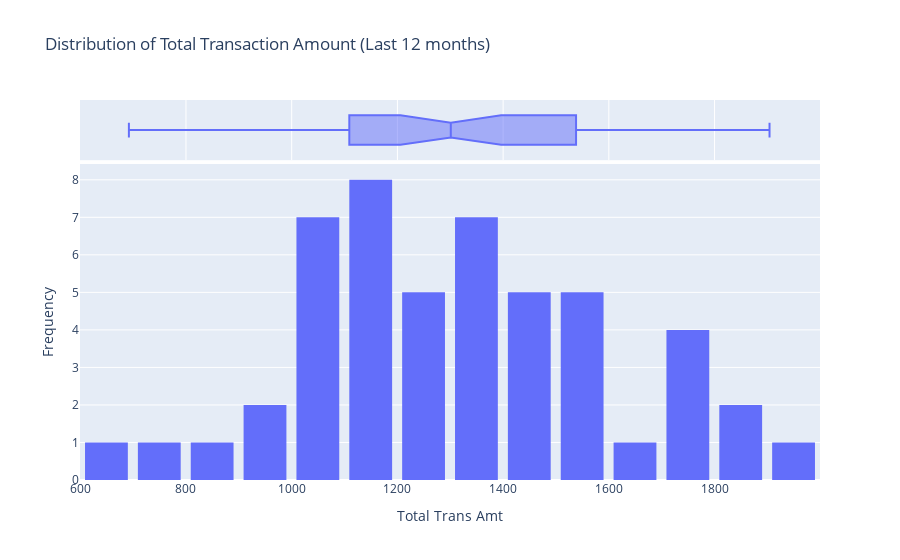

Notebook source saved alongside this figure:
### Markdown cell above
### 7)What insights can we derive about customer behavior from the box plot of total transactions?

### Code cell
import plotly.express as px ## => interactive visualizations in Plotly(quick and easy).
import pandas as pd

df = pd.DataFrame(Bank)

# Create a figure with subplots (box plot and histogram)
## nbins=> means you are dividing the range of the data into 20 equal 

fig = px.histogram(df, x='Total_Trans_Amt', nbins=20, marginal='box', title='Distribution of Total Transaction Amount (Last 12 months)')

# Update layout
fig.update_layout(
    xaxis_title='Total Trans Amt',
    yaxis_title='Frequency',
    bargap=0.1,
    bargroupgap=0.1
)

# Show the plot
fig.show()

### Figure 1 — Plotly figure (JSON) as saved in the notebook; plotly's stock layout.template omitted (floating-point values rounded to 4 significant figures)
{"data": [{"alignmentgroup": "True", "bingroup": "x", "hovertemplate": "Total_Trans_Amt=%{x}<br>count=%{y}<extra></extra>", "legendgroup": "", "marker": {"color": "#636efa", "pattern": {"shape": ""}}, "name": "", "nbinsx": 20, "offsetgroup": "", "orientation": "v", "showlegend": false, "type": "histogram", "x": [1144, 1291, 1887, 1171, 816, 1088, 1330, 1538, 1350, 1441, 1201, 1314, 1539, 1311, 1570, 1348, 1671, 1028, 1336, 1207, 1178, 692, 931, 1126, 1110, 1051, 1197, 1904, 1052, 1045, 1038, 1596, 1589, 1411, 1291, 1407, 1877, 966, 1464, 704, 1109, 1347, 1756, 1756, 1042, 1444, 1741, 1719, 1217, 1140], "xaxis": "x", "yaxis": "y"}, {"alignmentgroup": "True", "hovertemplate": "Total_Trans_Amt=%{x}<extra></extra>", "legendgroup": "", "marker": {"color": "#636efa"}, "name": "", "notched": true, "offsetgroup": "", "showlegend": false, "type": "box", "x": [1144, 1291, 1887, 1171, 816, 1088, 1330, 1538, 1350, 1441, 1201, 1314, 1539, 1311, 1570, 1348, 1671, 1028, 1336, 1207, 1178, 692, 931, 1126, 1110, 1051, 1197, 1904, 1052, 1045, 1038, 1596, 1589, 1411, 1291, 1407, 1877, 966, 1464, 704, 1109, 1347, 1756, 1756, 1042, 1444, 1741, 1719, 1217, 1140], "xaxis": "x2", "yaxis": "y2"}], "layout": {"bargap": 0.1, "bargroupgap": 0.1, "barmode": "relative", "legend": {"tracegroupgap": 0}, "title": {"text": "Distribution of Total Transaction Amount (Last 12 months)"}, "xaxis": {"anchor": "y", "domain": [0, 1], "title": {"text": "Total Trans Amt"}}, "xaxis2": {"anchor": "y2", "domain": [0, 1], "matches": "x", "showgrid": true, "showticklabels": false}, "yaxis": {"anchor": "x", "domain": [0, 0.8316], "title": {"text": "Frequency"}}, "yaxis2": {"anchor": "x2", "domain": [0.8416, 1], "matches": "y2", "showgrid": false, "showline": false, "showticklabels": false, "ticks": ""}}}
